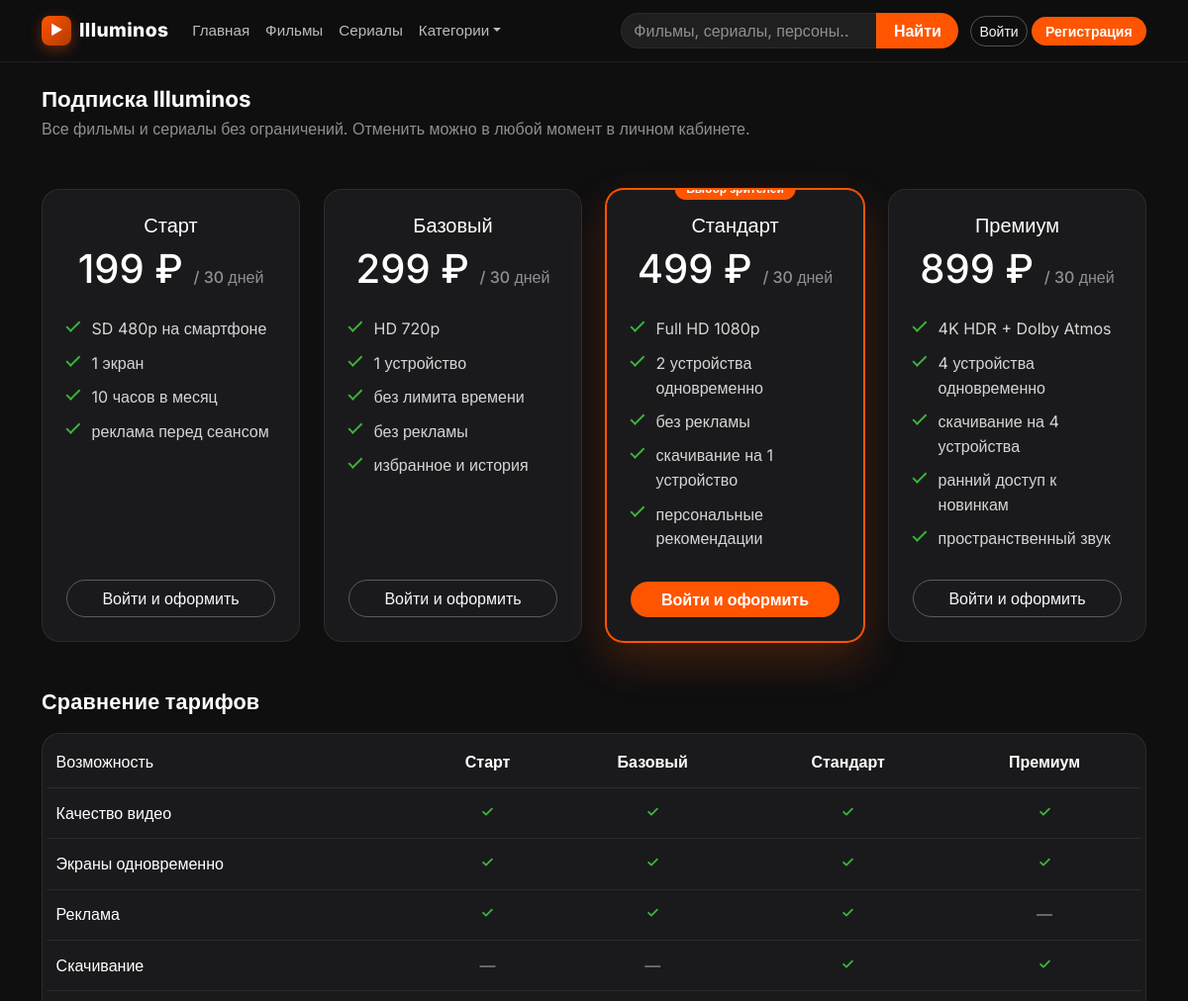
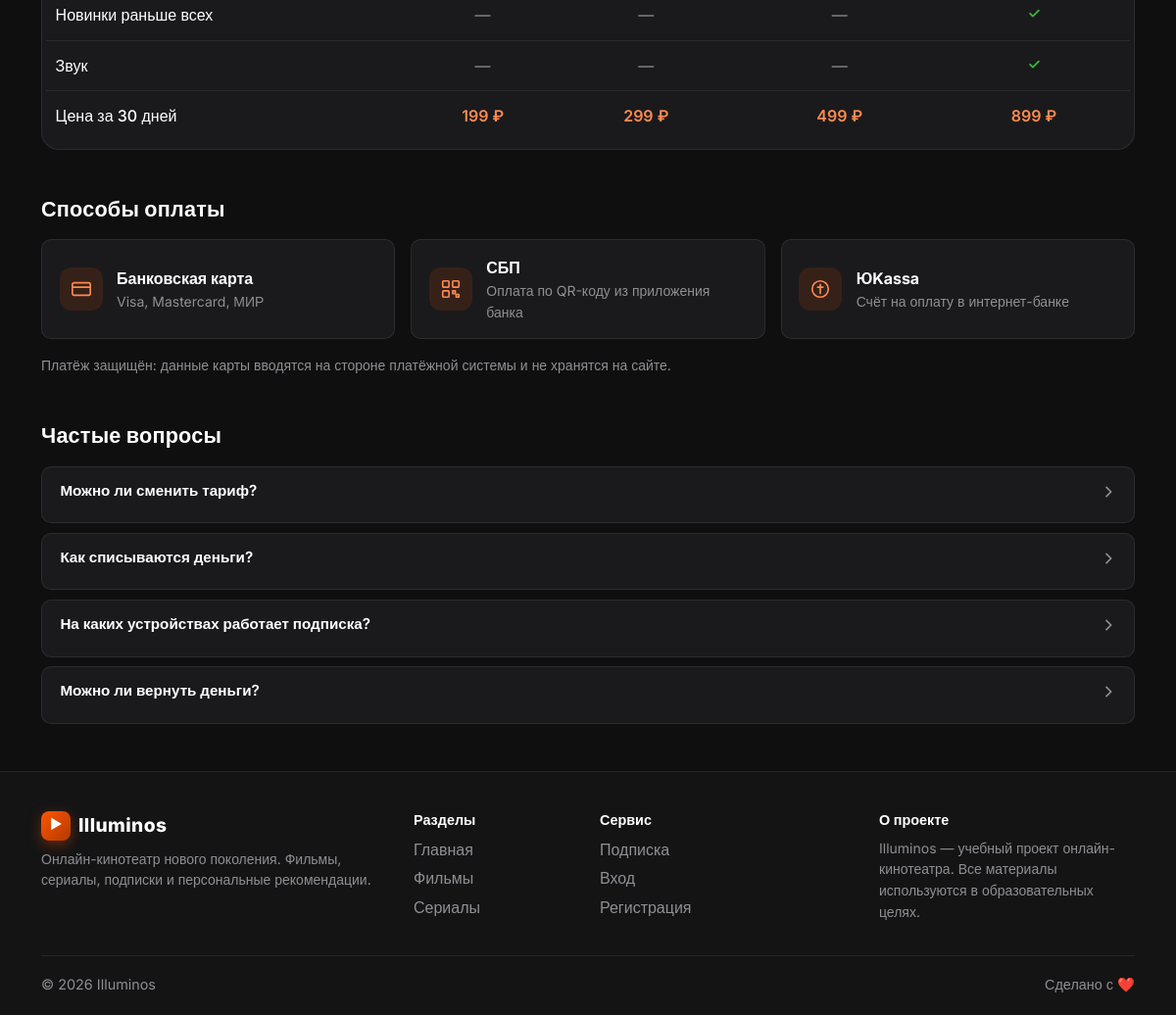
The app's page /payment.php with its own data (2 pictures, top to bottom).
### tables this page shows
CREATE TABLE tariffs (
    id INT AUTO_INCREMENT PRIMARY KEY,
    name VARCHAR(50) NOT NULL,
    price DECIMAL(10,2) NOT NULL,
    duration_days INT NOT NULL,
    description VARCHAR(255)
);

### payment.php (the view, shortened to what this page needs)
<?php
require_once __DIR__ . '/backend/config.php';
$uid = $_SESSION['user']['id'] ?? 0;
$tariffs = $pdo->query('SELECT * FROM tariffs ORDER BY price')->fetchAll();
$current = null;
$featuredIdx = count($tariffs) >= 2 ? count($tariffs) - 2 : -1;
$payMethods = [
    ['id' => 'card',   'name' => 'Банковская карта', 'hint' => 'Visa, Mastercard, МИР',
     'svg' => '<rect x="2" y="5" width="20" height="14" rx="2"/><path d="M2 10h20"/>'],
    ['id' => 'sbp',    'name' => 'СБП', 'hint' => 'Оплата по QR-коду из приложения банка',
     'svg' => '<rect x="3" y="3" width="7" height="7" rx="1"/><rect x="14" y="3" width="7" height="7" rx="1"/><rect x="3" y="14" width="7" height="7" rx="1"/><path d="M14 14h3v3h-3zM18 18h3v3h-3z"/>'],
    ['id' => 'yookassa', 'name' => 'ЮKassa', 'hint' => 'Счёт на оплату в интернет-банке',
     'svg' => '<circle cx="12" cy="12" r="9"/><path d="M12 7v10M9 10h6"/>'],
];
$faq = [
    ['Можно ли сменить тариф?', 'Да. При оплате нового тарифа подписка продлевается на его срок — дни не сгорают, доступ расширяется сразу.'],
    ['Как списываются деньги?', 'Один раз при покупке подписки. Автосписания нет: по окончании срока подписка просто завершается.'],
    ['На каких устройствах работает подписка?', 'На всех: браузер, смартфон, планшет, Smart TV. Число одновременно работающих экранов зависит от тарифа.'],
    ['Можно ли вернуть деньги?', 'Если вы ещё ничего не успели посмотреть — да, в течение 14 дней по закону о защите прав потребителей.'],
];
?>
<!DOCTYPE html>
<html lang="ru">
<head>
    <?php require __DIR__ . '/src/components/head-assets.php'; ?>
</head>
<body class="d-flex flex-column min-vh-100">
<?php require __DIR__ . '/src/components/header.php'; ?>
<main class="container flex-grow-1" id="main">
    <h1 class="h3 mt-4 mb-1 io-form-title">Подписка Illuminos</h1>
    <p class="text-secondary mb-4">Все фильмы и сериалы без ограничений. Отменить можно в любой момент в личном кабинете.</p>
    <div class="row g-4 mt-1">
        <?php foreach ($tariffs as $i => $t):
            $isFeatured = ($i === $featuredIdx);
            $isOwn = $current && (int)$current['tariff_id'] === (int)$t['id'];
            $features = array_values(array_filter(array_map('trim', explode(',', (string)$t['description'])), 'strlen'));
            $priceText = number_format((float)$t['price'], 0, '', ' ');
        ?>
        <div class="col-md-6 col-xl-3">
            <div class="io-card io-tariff p-4 text-center h-100 d-flex flex-column<?= $isFeatured ? ' is-featured' : '' ?>">
                <?php if ($isOwn): ?><span class="io-tariff-flag io-tariff-flag--own">Ваш тариф</span>
                <?php elseif ($isFeatured): ?><span class="io-tariff-flag">Выбор зрителей</span><?php endif; ?>
                <h2 class="h5"><?= htmlspecialchars($t['name']) ?></h2>
                <p class="display-6 io-tariff-price mb-1"><?= $priceText ?> ₽
                    <small class="fs-6 text-secondary">/ <?= (int)$t['duration_days'] ?> дней</small></p>
                <?php if ($features): ?>
                    <ul class="io-tariff-list">
                        <?php foreach ($features as $f): ?><li><?= htmlspecialchars($f) ?></li><?php endforeach; ?>
                    </ul>
                <?php else: ?>
                    <p class="text-secondary flex-grow-1"><?= htmlspecialchars($t['description']) ?></p>
                <?php endif; ?>
                <?php if ($isOwn): ?>
                    <a href="/cabinet.php" class="btn btn-outline-light w-100">В кабинете</a>
                <?php else: ?>
                    <a href="/login.php" class="btn <?= $isFeatured ? 'btn-io' : 'btn-outline-light' ?> w-100">Войти и оформить</a>
                <?php endif; ?>
            </div>
        </div>
        <?php endforeach; ?>
    </div>
    <section class="io-section" id="compare" aria-labelledby="compare-title">
        <h2 class="io-section-title h4" id="compare-title">Сравнение тарифов</h2>
        <div class="io-compare">
            <div class="table-responsive">
                <table class="table io-compare-table align-middle">
                    <thead>
                        <tr>
                            <th scope="col" class="io-compare-first">Возможность</th>
                            <?php foreach ($tariffs as $t): ?>
                                <th scope="col"><?= htmlspecialchars($t['name']) ?></th>
                            <?php endforeach; ?>
                        </tr>
                    </thead>
                    <tbody>
                        <?php
                        $rowDefs = [
                            ['Качество видео',    ['480p', '720p', '1080p', '4K']],
                            ['Экраны одновременно', ['1 экран', '1 устройство', '2 устройства', '4 устройства']],
                            ['Реклама',            ['реклама', 'без рекламы']],
                            ['Скачивание',         ['скачивание']],
                            ['Новинки раньше всех', ['ранний доступ']],
                            ['Звук',               ['Dolby Atmos', 'пространственный']],
                        ];
                        foreach ($rowDefs as [$label, $needles]):
                            $cells = [];
                            foreach ($tariffs as $t) {
                                $d = mb_strtolower((string)$t['description']);
                                $hit = false;
                                foreach ($needles as $n) { if (mb_stripos($d, $n) !== false) { $hit = true; break; } }
                                $cells[] = $hit;
                            }
                        ?>
                        <tr>
                            <th scope="row" class="io-compare-first"><?= $label ?></th>
                            <?php foreach ($cells as $hit): ?>
                                <?php if ($hit): ?>
                                    <td><span class="io-yes" role="img" aria-label="Да"><svg width="15" height="15" viewBox="0 0 24 24" fill="none" stroke="currentColor" stroke-width="3" stroke-linecap="round" stroke-linejoin="round"><path d="M5 12.5l4.5 4.5L19 7.5"/></svg></span></td>
                                <?php else: ?>
                                    <td><span class="io-no" aria-hidden="true">—</span></td>
                                <?php endif; ?>
                            <?php endforeach; ?>
                        </tr>
                        <?php endforeach; ?>
                        <tr class="io-compare-price">
                            <th scope="row" class="io-compare-first">Цена за <?= (int)$tariffs[0]['duration_days'] ?> дней</th>
                            <?php foreach ($tariffs as $t): ?>
                                <td><?= number_format((float)$t['price'], 0, '', ' ') ?> ₽</td>
                            <?php endforeach; ?>
                        </tr>
                    </tbody>
                </table>
            </div>
        </div>
    </section>
    <section class="io-section" aria-labelledby="pay-methods-title">
        <h2 class="io-section-title h4" id="pay-methods-title">Способы оплаты</h2>
        <div class="row g-3">
            <?php foreach ($payMethods as $m): ?>
            <div class="col-md-4">
                <div class="io-pay-method">
                    <span class="io-pay-method-icon" aria-hidden="true">
                        <svg width="22" height="22" viewBox="0 0 24 24" fill="none" stroke="currentColor" stroke-width="1.8" stroke-linecap="round" stroke-linejoin="round"><?= $m['svg'] ?></svg>
                    </span>
                    <span>
                        <strong><?= htmlspecialchars($m['name']) ?></strong>
                        <span class="d-block text-secondary small"><?= htmlspecialchars($m['hint']) ?></span>
                    </span>
                </div>
            </div>
            <?php endforeach; ?>
        </div>
        <p class="text-secondary small mt-3 mb-0">Платёж защищён: данные карты вводятся на стороне платёжной системы и не хранятся на сайте.</p>
    </section>
    <section class="io-section" aria-labelledby="faq-title">
        <h2 class="io-section-title h4" id="faq-title">Частые вопросы</h2>
        <div class="io-faq">
            <?php foreach ($faq as $j => $f): ?>
            <div class="io-faq-item">
                <h3 class="io-faq-q">
                    <button type="button" class="io-faq-btn" data-bs-toggle="collapse" data-bs-target="#faq<?= $j ?>"
                            aria-expanded="false" aria-controls="faq<?= $j ?>">
                        <?= htmlspecialchars($f[0]) ?>
                        <span class="io-faq-chev" aria-hidden="true"><svg width="16" height="16" viewBox="0 0 24 24" fill="none" stroke="currentColor" stroke-width="2.5" stroke-linecap="round" stroke-linejoin="round"><path d="M9 5l7 7-7 7"/></svg></span>
                    </button>
                </h3>
            </div>
            <?php endforeach; ?>
        </div>
    </section>
</main>
<?php require __DIR__ . '/src/components/footer.php'; ?>

### records on screen
tariffs: name "Старт", price "199", duration_days "30", description "SD 480p на смартфоне", description "1 экран", description "10 часов в месяц", description "реклама перед сеансом"
tariffs: name "Базовый", price "299", duration_days "30", description "HD 720p", description "1 устройство", description "без лимита времени", description "без рекламы", description "избранное и история"
tariffs: shows "Выбор зрителей", name "Стандарт", price "499", duration_days "30", description "Full HD 1080p", description "2 устройства одновременно", description "без рекламы", description "скачивание на 1 устройство", description "персональные рекомендации"
tariffs: name "Премиум", price "899", duration_days "30", description "4K HDR + Dolby Atmos", description "4 устройства одновременно", description "скачивание на 4 устройства", description "ранний доступ к новинкам", description "пространственный звук"

### other values on screen
$label "Качество видео"
$label "Экраны одновременно"
$label "Реклама"
$label "Скачивание"
$label "Новинки раньше всех"
$label "Звук"
$m['name'] "Банковская карта"
$m['hint'] "Visa, Mastercard, МИР"
$m['name'] "СБП"
$m['hint'] "Оплата по QR-коду из приложения банка"
$m['name'] "ЮKassa"
$m['hint'] "Счёт на оплату в интернет-банке"
$f[0] "Можно ли сменить тариф?"
$f[0] "Как списываются деньги?"
$f[0] "На каких устройствах работает подписка?"
